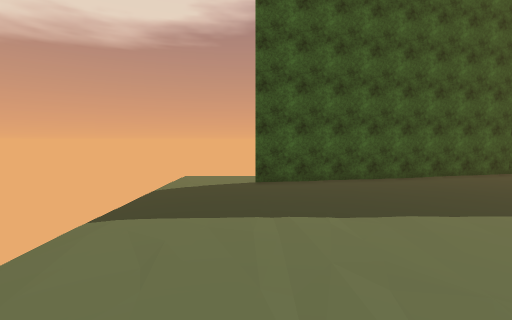
[1] (above)

13 first-person views from a walk through a 3-D level made in the Unity game engine. The camera is 1.5 m above the floor, tilts 4° down and sees 85° across. Doors are open. The floor is counted in squares, 1 m on a side. Each view is taken from the middle of a square. On the plan, view 1 faces up. The plan holds only what a view shows up to about 14 squares ahead; the rest is blank. The place goes on beyond the plan. Some animated figures are left out. Some surface patterns are stand-ins.

[2]
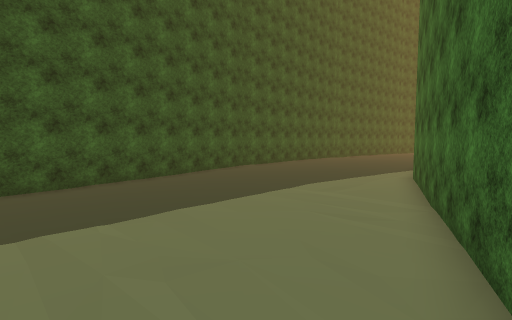

[3]
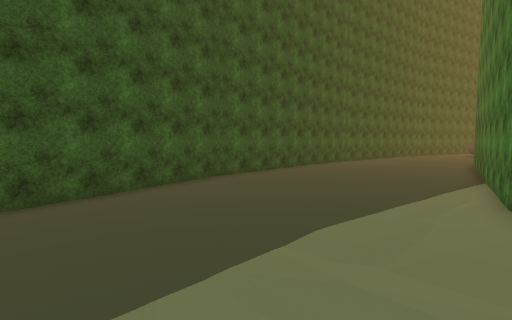

[4]
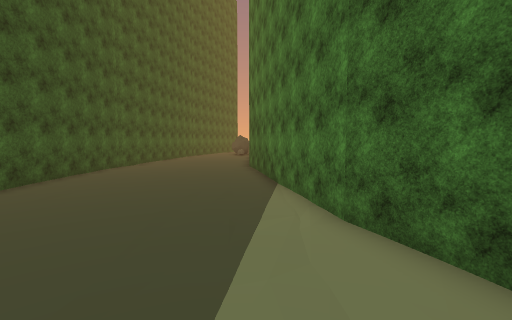

[5]
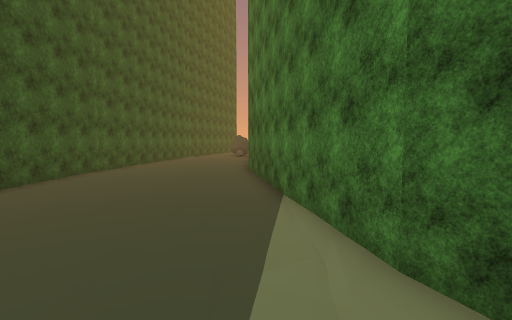

[6]
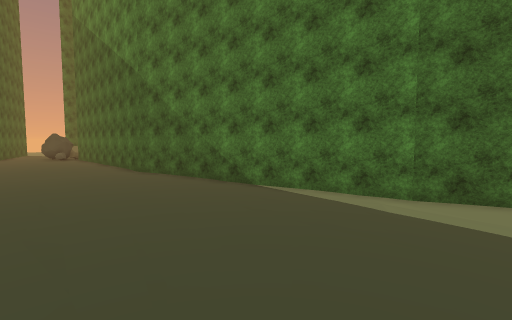

[7]
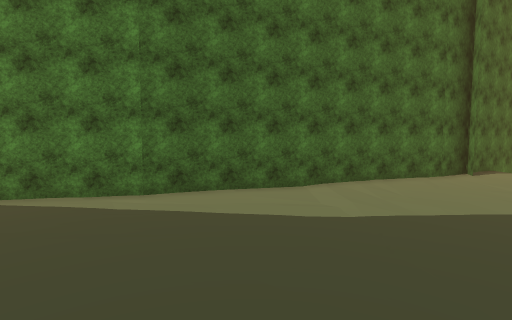

[8]
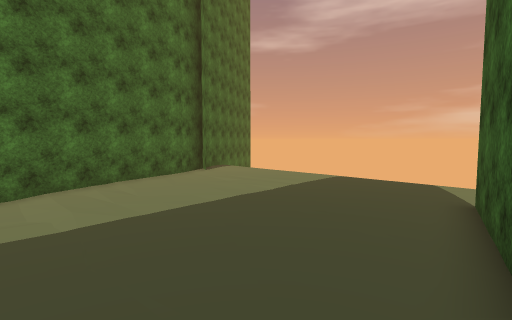

[9]
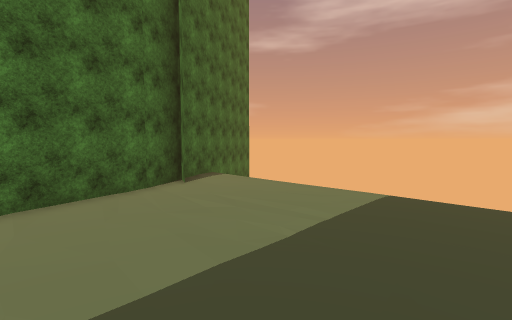

[10]
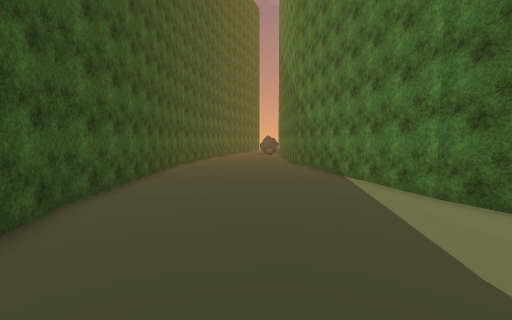

[11]
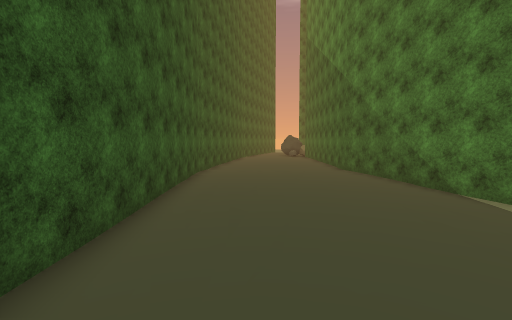

[12]
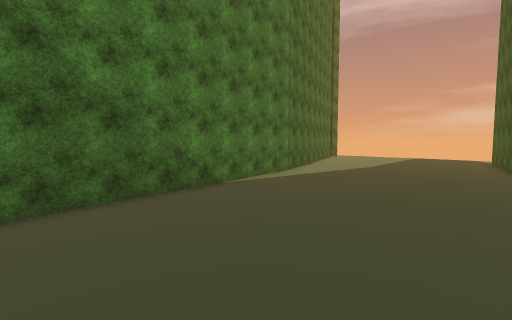

[13]
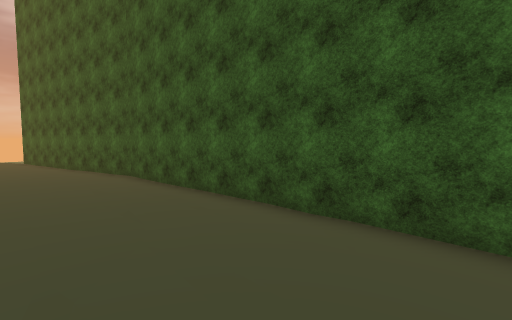

### Floor plan
Points are (right, up) in squares from view 1. A wall is a line through its corners. A room is listed if a view was taken in it or the views show most of it. See-through windows are left out.
Room 1 (views 1, 2, 3, 4, 5, 6, 7, 8, 9, 10, 11, 12, 13)
walls: (12, 3.3) (23.6, 5.4); (11.4, 12.4) (0, 10.1); (1.2, -0.6) (12.2, 3.4); (22.9, 12.8) (11.3, 12.4); (-3.5, -3.4) (1.3, -0.6)
ways out: opening at (-1.5, 10)

Where each view was taken, in squares from view 1:
view 1: 0 up, 0 right, facing up
view 2: 0 up, 0 right, facing up-right
view 3: 3 up, 4 right, facing up-right
view 4: 5 up, 7 right, facing right
view 5: 5 up, 9 right, facing right
view 6: 11 up, 10 right, facing down-right
view 7: 11 up, 9 right, facing down
view 8: 11 up, 8 right, facing down-left
view 9: 8 up, 5 right, facing down-left
view 10: 8 up, 5 right, facing right
view 11: 10 up, 9 right, facing right
view 12: 12 up, 23 right, facing down-left
view 13: 8 up, 23 right, facing up-left
